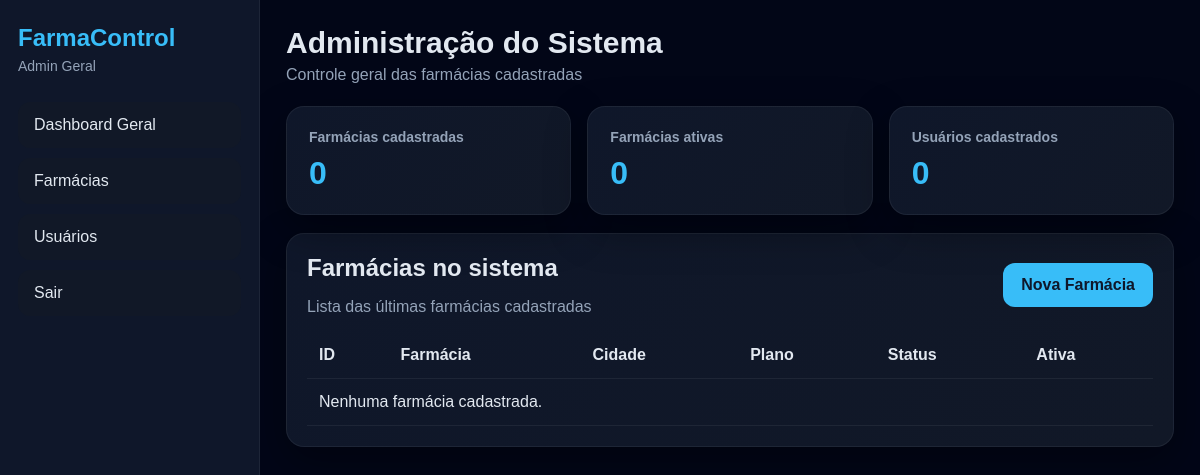
The page /dashboard (signed in) on the database as committed earlier.
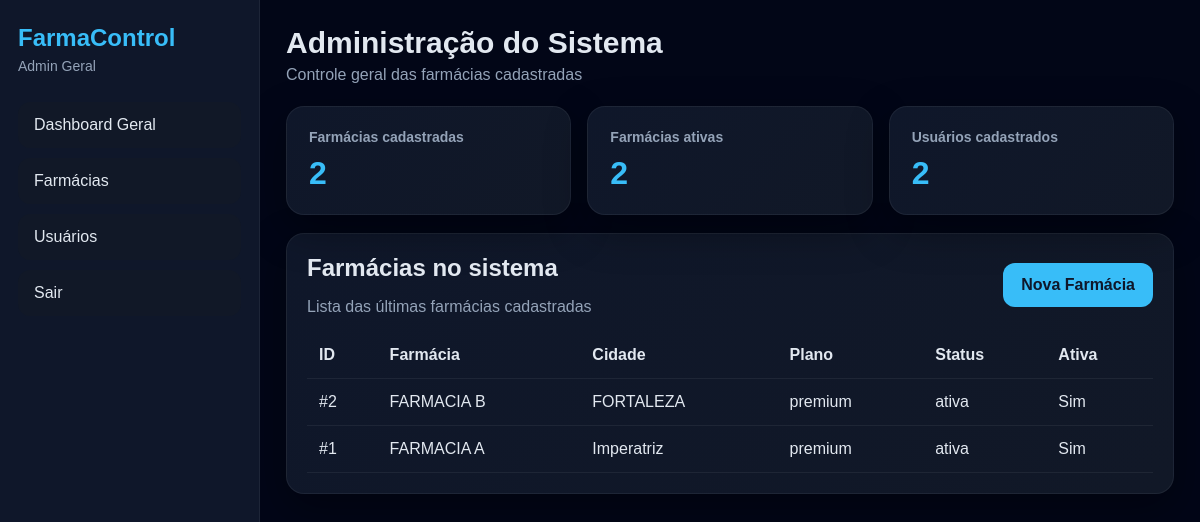
The same page on the database as committed later.
### models.py (models this page shows)
class Farmacia(db.Model):
    __tablename__ = "farmacias"
    id = db.Column(db.Integer, primary_key=True)
    nome = db.Column(db.String(150), nullable=False)
    cnpj = db.Column(db.String(30), unique=True, nullable=True)
    telefone = db.Column(db.String(30), nullable=True)
    email = db.Column(db.String(150), nullable=True)
    endereco = db.Column(db.String(255), nullable=True)
    cidade = db.Column(db.String(100), nullable=True)
    status = db.Column(db.String(20), nullable=False, default="ativa")
    plano = db.Column(db.String(50), nullable=False, default="basico")
    ativo = db.Column(db.Boolean, default=True)
    criado_em = db.Column(db.DateTime, default=agora_brasil)
    usuarios = db.relationship("User", backref="farmacia", lazy=True)
    usuarios_vinculados = db.relationship(
        "UsuarioFarmacia",
        back_populates="farmacia",
        cascade="all, delete-orphan",
        lazy=True,
    )
    clientes = db.relationship("Cliente", backref="farmacia", lazy=True)
    entregadores = db.relationship("Entregador", backref="farmacia", lazy=True)
    pedidos = db.relationship("Pedido", backref="farmacia", lazy=True)
    localizacoes = db.relationship("Localizacao", backref="farmacia", lazy=True)
    whatsapp_configs = db.relationship("WhatsAppConfig", backref="farmacia", lazy=True)
    whatsapp_logs = db.relationship("WhatsAppLog", backref="farmacia", lazy=True)

### app.py (the view, shortened to what this page needs)
    @app.route("/dashboard")
    @login_required
    def dashboard():
        if current_user.is_master:
            total_farmacias = Farmacia.query.count()
            total_farmacias_ativas = Farmacia.query.filter_by(ativo=True, status="ativa").count()
            total_usuarios = User.query.filter(User.perfil != "master").count()
            total_clientes = Cliente.query.count()
            total_entregadores = Entregador.query.count()
            total_pedidos = Pedido.query.count()
            return render_template(
                "master_dashboard.html",
                total_farmacias=total_farmacias,
                total_farmacias_ativas=total_farmacias_ativas,
                total_usuarios=total_usuarios,
                total_clientes=total_clientes,
                total_entregadores=total_entregadores,
                total_pedidos=total_pedidos,
                farmacias=Farmacia.query.order_by(Farmacia.id.desc()).limit(10).all()
            )

### models.py (called while the page is built)
@login_manager.user_loader
def load_user(user_id):
    return db.session.get(User, int(user_id))

    @property
    def is_master(self):
        return self.perfil == "master"

### templates/master_dashboard.html (shortened to what this page needs)
{% extends "base.html" %}
{% block content %}
<div class="page-head">
  <div>
    <h1>Administração do Sistema</h1>
    <p class="muted">Controle geral das farmácias cadastradas</p>
  </div>
</div>
<div class="cards-grid">
  <div class="card">
    <h3>Farmácias cadastradas</h3>
    <strong>{{ total_farmacias }}</strong>
  </div>
  <div class="card">
    <h3>Farmácias ativas</h3>
    <strong>{{ total_farmacias_ativas }}</strong>
  </div>
  <div class="card">
    <h3>Usuários cadastrados</h3>
    <strong>{{ total_usuarios }}</strong>
  </div>
</div>
<div class="panel">
  <div class="panel-head-flex">
    <div>
      <h2>Farmácias no sistema</h2>
      <p class="muted">Lista das últimas farmácias cadastradas</p>
    </div>
    <div>
      <a href="{{ url_for('master_farmacias') }}" class="btn btn-primary">
        Nova Farmácia
      </a>
    </div>
  </div>
  <div class="table-wrap">
    <table>
      <thead>
        <tr>
          <th>ID</th>
          <th>Farmácia</th>
          <th>Cidade</th>
          <th>Plano</th>
          <th>Status</th>
          <th>Ativa</th>
        </tr>
      </thead>
      <tbody>
        {% for farmacia in farmacias %}
        <tr>
          <td>#{{ farmacia.id }}</td>
          <td>{{ farmacia.nome }}</td>
          <td>
            {{ farmacia.cidade if farmacia.cidade else "-" }}
          </td>
          <td>{{ farmacia.plano }}</td>
          <td>{{ farmacia.status }}</td>
          <td>
            {% if farmacia.ativo %}
              <span class="badge badge-success">Sim</span>
            {% else %}
              <span class="badge badge-danger">Não</span>
            {% endif %}
          </td>
        </tr>
        {% else %}
        <tr>
          <td colspan="6">Nenhuma farmácia cadastrada.</td>
        </tr>
        {% endfor %}
      </tbody>
    </table>
  </div>
</div>
{% endblock %}

Rows that differ between the two databases and show on the page:
added Farmacia: id "2", nome "FARMACIA B", cidade "FORTALEZA", plano "premium", status "ativa", ativo "Sim"
added Farmacia: id "1", nome "FARMACIA A", cidade "Imperatriz", plano "premium", status "ativa", ativo "Sim"
Other text that changed with them:
{{ total_farmacias }}: "0" → "2"
{{ total_farmacias_ativas }}: "0" → "2"
{{ total_usuarios }}: "0" → "2"
text no longer shown: "Nenhuma farmácia cadastrada."
